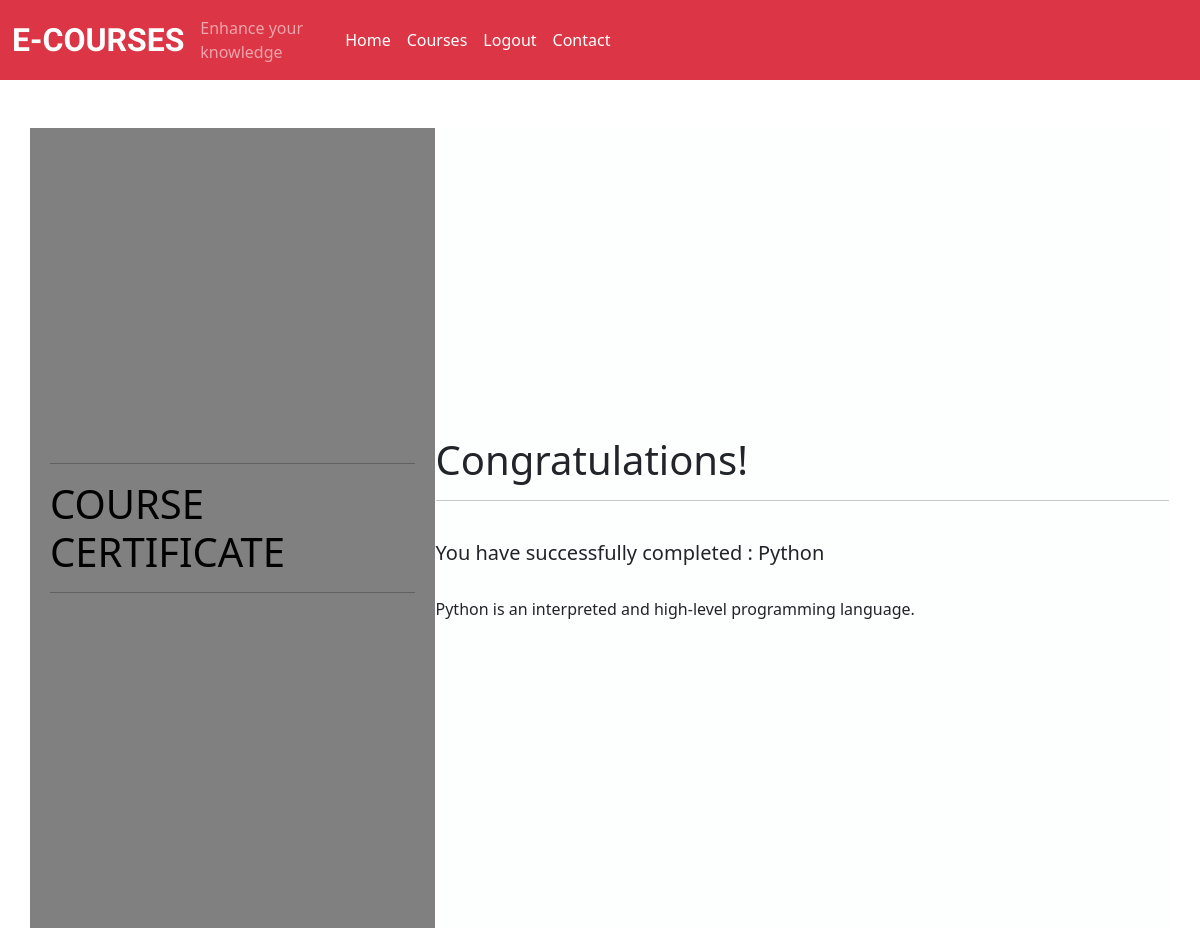
The app's page /certificate.php?id=4 with its own data.
### tables this page shows
CREATE TABLE `courseall` (
  `id` int(100) NOT NULL,
  `image` varchar(255) NOT NULL,
  `title` varchar(50) NOT NULL,
  `description` text NOT NULL,
  `introduction` text NOT NULL,
  `name` varchar(200) NOT NULL
);

### certificate.php (the view, shortened to what this page needs)
<?php
include('./db.php');
include('./header2.php');
?>
<div class="container mt-5">
    <?php
       if(isset($_GET['id'])){
        $id = $_GET['id'];
        $sql ="select * from courseall where id='$id'";
        $result = $conn->query($sql);
        if($result->num_rows > 0){
        while ($row = $result->fetch_assoc()) {
       echo '
    <div class="row">
    <body bgcolor="#D5D8DC">
  <table width="700px" height="800px" align="center">
    <tr>
      <td width="200px" bgcolor="#808080" style="color: black; padding: 20px">
           <hr><h1>COURSE CERTIFICATE</h1><hr>
             </td>
      <td width="500px" bgcolor="#FDFEFE">
        <h1>Congratulations!</h1><hr><br>
        <h5 class="card-title">You have successfully completed : '.$row['title'].'</h5><br>
        <p class="card-text">'.$row['description'].'</p>
      </td>
    </tr>
  </table>
</body>
 </div>
';
     }
   }
}
  ?>

### records on screen
courseall: title "Python", description "Python is an interpreted and high-level programming language."
